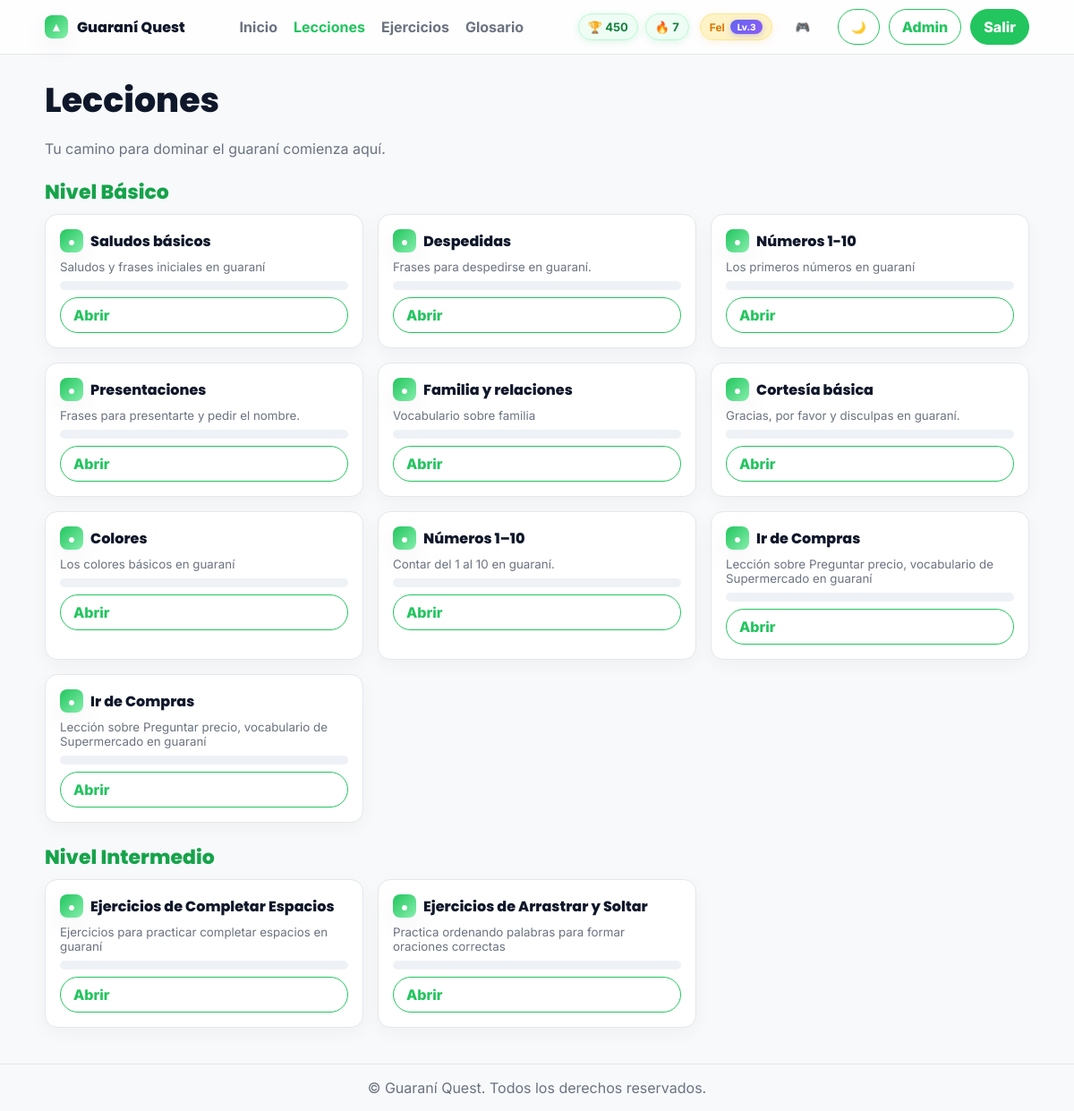
The app's page /learning/lessons/ (signed in) with its own data.
### learning/models.py (models this page shows, shortened)
class UserProfile(models.Model):
    user = models.OneToOneField(User, on_delete=models.CASCADE, related_name='profile')
    points = models.PositiveIntegerField(default=0)
    streak = models.PositiveIntegerField(default=0)
    last_active = models.DateField(auto_now=True)

class VirtualPet(models.Model):
    user = models.OneToOneField(User, on_delete=models.CASCADE, related_name='pet')
    name = models.CharField(max_length=50, default='Karai')
    species = models.CharField(max_length=50, default='Jaguareté')
    happiness = models.PositiveSmallIntegerField(default=50)  # 0-100
    energy = models.PositiveSmallIntegerField(default=70)     # 0-100
    level = models.PositiveSmallIntegerField(default=1)
    experience = models.PositiveIntegerField(default=0)      # XP for leveling up
    last_interaction = models.DateTimeField(auto_now=True)
    last_fed = models.DateTimeField(null=True, blank=True)
    last_played = models.DateTimeField(null=True, blank=True)
    last_cleaned = models.DateTimeField(null=True, blank=True)
    MOOD_CHOICES = [
        ('happy', 'Feliz'),
        ('sad', 'Triste'),
        ('tired', 'Cansado'),
        ('hungry', 'Hambriento'),
        ('bored', 'Aburrido'),
        ('excited', 'Emocionado'),
        ('sleepy', 'Somnoliento'),
    ]
    mood = models.CharField(max_length=20, choices=MOOD_CHOICES, default='happy')
    PET_SPECIES = [
        ('jaguarete', 'Jaguareté'),
        ('tucán', 'Tucán'),
        ('capibara', 'Capibara'),
        ('mariposa', 'Mariposa'),
        ('mono', 'Mono'),
    ]
    species = models.CharField(max_length=20, choices=PET_SPECIES, default='jaguarete')

class Lesson(models.Model):
    title = models.CharField(max_length=200)
    description = models.TextField(blank=True)
    order = models.PositiveIntegerField(default=0)
    is_published = models.BooleanField(default=True)
    class Meta:
        ordering = ["order", "id"]

### learning/views.py (the view)
# urls.py: path("lessons/", views.lessons_overview, name="lessons_overview"),
@login_required
def lessons_overview(request):
  lessons = Lesson.objects.filter(is_published=True).order_by("order")
  progress_map = {lp.lesson_id: lp for lp in UserLessonProgress.objects.filter(user=request.user)}
  return render(request, "learning/lessons_overview.html", {"lessons": lessons, "progress_map": progress_map})

### learning/templatetags/dict_extras.py (called while the page is built)
@register.filter
def get_item(d, key):
    try:
        return d.get(key)
    except Exception:
        return None

### learning/templates/learning/lessons_overview.html
{% extends "base.html" %}
{% load dict_extras %}
{% block content %}
  <section style="margin:22px 0;">
    <h1>Lecciones</h1>
    <p class="lead">Tu camino para dominar el guaraní comienza aquí.</p>
  </section>
  <section style="margin:16px 0;">
    <h3 style="color:#16a34a">Nivel Básico</h3>
    <div class="grid grid-3">
      {% for l in lessons %}
        {% if l.order < 100 %}
          {% with lp=progress_map|get_item:l.id %}
          <div class="tile">
            <div style="display:flex;align-items:center;gap:8px;">
              <span class="qx-logo">●</span>
              <h4 style="margin:0">{{ l.title }}</h4>
            </div>
            <small>{{ l.description|default:"" }}</small>
            <div class="progress"><div class="bar" style="width: {{ lp.progress_percent|default:0 }}%"></div></div>
            <a class="qx-btn qx-outline" href="{% url 'lesson_detail' l.id %}">Abrir</a>
          </div>
          {% endwith %}
        {% endif %}
      {% endfor %}
    </div>
  </section>
  <section style="margin:22px 0;">
    <h3 style="color:#16a34a">Nivel Intermedio</h3>
    <div class="grid grid-3">
      {% for l in lessons %}
        {% if l.order >= 100 %}
          {% with lp=progress_map|get_item:l.id %}
          <div class="tile">
            <div style="display:flex;align-items:center;gap:8px;">
              <span class="qx-logo">●</span>
              <h4 style="margin:0">{{ l.title }}</h4>
            </div>
            <small>{{ l.description|default:"" }}</small>
            <div class="progress"><div class="bar" style="width: {{ lp.progress_percent|default:0 }}%"></div></div>
            <a class="qx-btn qx-outline" href="{% url 'lesson_detail' l.id %}">Abrir</a>
          </div>
          {% endwith %}
        {% endif %}
      {% endfor %}
    </div>
  </section>
{% endblock %}

### learning/templates/base.html (shortened to what this page needs)
<!DOCTYPE html>
<html lang="es">
<head>
  {% load static %}
  <link rel="stylesheet" href="{% static 'css/styles.css' %}">
</head>
<body class="qx">
  <header class="qx-nav">
    <div class="qx-container qx-nav-row">
      <a class="qx-brand" href="{% url 'dashboard' %}">
        <span class="qx-logo">▲</span>
        <span>Guaraní Quest</span>
      </a>
      <nav class="qx-menu desktop-menu">
        <a href="{% url 'dashboard' %}" data-match="/">Inicio</a>
        <a href="{% url 'lessons_overview' %}">Lecciones</a>
        <a href="{% url 'exercises' %}">Ejercicios</a>
        <a href="{% url 'glossary' %}">Glosario</a>
      </nav>
      <div class="qx-actions">
        {% if user.is_authenticated %}
          <div class="qx-gamification-nav">
            <div class="qx-points-display">
              <span class="qx-points" title="Puntos">🏆 {{ user.profile.points }}</span>
              <span class="qx-streak" title="Racha de días">🔥 {{ user.profile.streak }}</span>
            </div>
            {% if user.pet %}
              <div class="qx-pet-status" title="Estado de {{ user.pet.name }}">
                <span class="qx-pet-mood">{{ user.pet.get_mood_display|slice:":3" }}</span>
                <span class="qx-pet-level">Lv.{{ user.pet.level }}</span>
              </div>
            {% endif %}
            <div class="qx-quick-menu">
              <button class="qx-btn qx-ghost qx-dropdown-toggle" onclick="toggleDropdown('gamification-menu')" title="Menú de gamificación">🎮</button>
            </div>
          </div>
        {% endif %}
        <button class="qx-btn qx-outline" id="theme-toggle" onclick="toggleTheme()" title="Tema claro/oscuro">🌙</button>
        {% if user.is_authenticated %}
          <a class="qx-btn qx-outline" href="/admin/">Admin</a>
          <a class="qx-btn" href="{% url 'logout' %}">Salir</a>
        {% else %}
          <a class="qx-btn qx-outline" href="{% url 'signup' %}">Regístrate</a>
          <a class="qx-btn" href="{% url 'login' %}">Inicia Sesión</a>
        {% endif %}
      </div>
    </div>
  </header>
  <main class="qx-container" id="main">
    {% block content %}{% endblock %}
  </main>
  <footer class="qx-footer">
    <div class="qx-container">
      © {{ now|date:"Y" }} Guaraní Quest. Todos los derechos reservados.
    </div>
  </footer>
  {% load static %}
</body>
</html>

### learning/static/css/styles.css (style rules this page uses)
:root { --green:#22c55e; --green-600:#16a34a; --green-700:#15803d; --bg:#f7f9fb; --text:#0f172a; --muted:#6b7280; --card:#ffffff; --border:#e5e7eb; --radius:14px; --shadow:0 10px 30px rgba(0,0,0,.06); }
* { box-sizing:border-box }
html,body { height:100% }
body.qx { margin:0; background:var(--bg); color:var(--text); font-family:Inter,system-ui,Arial,sans-serif; }
.qx-container { width:92%;max-width:1100px;margin:0 auto }
.qx-nav { position:sticky;top:0;z-index:30;background:rgba(255,255,255,.8);backdrop-filter:blur(10px);border-bottom:1px solid var(--border) }
.qx-nav-row { display:flex;align-items:center;gap:14px;padding:10px 0 }
.qx-brand { display:flex;align-items:center;gap:10px;color:var(--text);text-decoration:none;font-weight:800;font-family:Poppins,Inter }
.qx-logo { display:inline-grid;place-items:center;width:26px;height:26px;border-radius:8px;background:linear-gradient(135deg,var(--green),#86efac);color:#fff;box-shadow:var(--shadow);font-size:14px }
.qx-menu { display:flex;gap:18px;margin:auto }
.qx-menu a { color:var(--muted);text-decoration:none;font-weight:700 }
.qx-menu a.active,.qx-menu a:hover { color:var(--green) }
.qx-actions { display:flex;gap:10px }
.qx-btn { background:var(--green);color:#fff;border:1px solid var(--green);padding:9px 14px;border-radius:999px;font-weight:800;text-decoration:none }
.qx-outline { background:#fff;color:var(--green);border-color:var(--green) }
.qx-ghost { background:transparent;color:var(--green);border:1px solid transparent;padding:8px 12px }
@media (min-width:901px) { .desktop-menu { display: flex; } }
h1,h2,h3 { font-family:Poppins,Inter;font-weight:800;margin:8px 0 }
h1 { font-size:38px }
h3 { font-size:22px }
p.lead { color:var(--muted);max-width:720px }
.tile { display:flex;flex-direction:column;gap:8px;padding:16px;border-radius:14px;border:1px solid var(--border);background:#fff;box-shadow:0 6px 20px rgba(0,0,0,.04) }
.tile h4 { font-family:Poppins;font-weight:800;margin:0 }
.tile small { color:var(--muted) }
.grid { display:grid;gap:16px }
.grid-3 { grid-template-columns:repeat(3,minmax(0,1fr)) }
.progress { height:10px;width:100%;border-radius:999px;background:#eef2f7;overflow:hidden }
.qx-footer { margin-top:40px;border-top:1px solid var(--border);padding:16px 0;color:var(--muted);text-align:center }
.qx-gamification-nav { display: flex; align-items: center; gap: 12px; margin-right: 8px; }
.qx-points-display { display: flex; gap: 8px; }
.qx-points, .qx-streak { display: inline-flex; align-items: center; gap: 4px; padding: 6px 10px; border-radius: 16px; font-size: 13px; font-weight: 700; background: linear-gradient(135deg, #f0fdf4, #ecfdf5); border: 1px solid #bbf7d0; color: var(--green-700); box-shadow: 0 2px 8px rgba(34,197,94,.15); transition: all 0.2s ease; }
.qx-pet-status { display: flex; align-items: center; gap: 6px; padding: 6px 10px; border-radius: 16px; font-size: 12px; font-weight: 700; background: linear-gradient(135deg, #fef3c7, #fef2c7); border: 1px solid #fde68a; color: #d97706; box-shadow: 0 2px 8px rgba(245,158,11,.15); transition: all 0.2s ease; }
.qx-pet-mood { color: inherit; }
.qx-pet-level { background: linear-gradient(135deg, #6366f1, #8b5cf6); color: white; padding: 2px 8px; border-radius: 10px; font-size: 10px; font-weight: 800; box-shadow: 0 2px 6px rgba(99,102,241,.3); }
.qx-quick-menu { position: relative; }
.qx-points, .qx-streak { animation: pulse 3s ease-in-out infinite; }

### records on screen
Lesson: title "Saludos básicos", description "Saludos y frases iniciales en guaraní"
Lesson: title "Despedidas", description "Frases para despedirse en guaraní."
Lesson: title "Números 1-10", description "Los primeros números en guaraní"
Lesson: title "Presentaciones", description "Frases para presentarte y pedir el nombre."
Lesson: title "Familia y relaciones", description "Vocabulario sobre familia"
Lesson: title "Cortesía básica", description "Gracias, por favor y disculpas en guaraní."
Lesson: title "Colores", description "Los colores básicos en guaraní"
Lesson: title "Números 1–10", description "Contar del 1 al 10 en guaraní."
Lesson: title "Ir de Compras", description "Lección sobre Preguntar precio, vocabulario de Supermercado en guaraní"
Lesson: title "Ir de Compras", description "Lección sobre Preguntar precio, vocabulario de Supermercado en guaraní"
Lesson: title "Ejercicios de Completar Espacios", description "Ejercicios para practicar completar espacios en guaraní"
Lesson: title "Ejercicios de Arrastrar y Soltar", description "Practica ordenando palabras para formar oraciones correctas"

### other values on screen
{{ user.profile.points }} "450"
{{ user.profile.streak }} "7"
{{ user.pet.get_mood_display|slice:":3" }} "Fel"
{{ user.pet.level }} "3"
